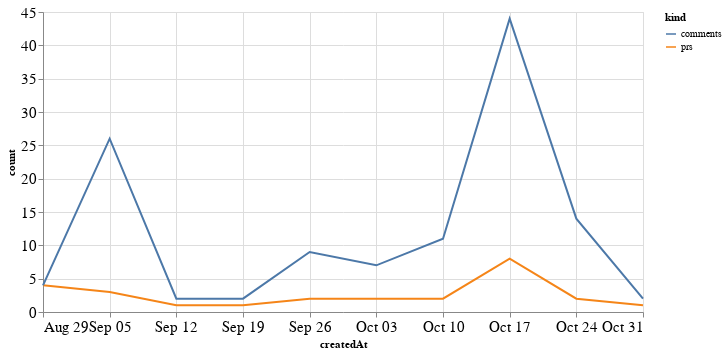

Notebook cell for this chart:
### Code cell
alt.Chart(total_time, width=600).mark_line().encode(
    x='createdAt',
    y='count',
    color='kind'
)

### Figure 1 — Vega-Lite specification as saved in the notebook (floating-point values rounded to 4 significant figures)
{"config": {"axisLeft": {"labelFontSize": 15}, "axisBottom": {"labelFontSize": 15}}, "data": {"name": "data-3cce406098e544d9b9addfd99ffef74b"}, "mark": "line", "encoding": {"color": {"type": "nominal", "field": "kind"}, "x": {"type": "temporal", "field": "createdAt"}, "y": {"type": "quantitative", "field": "count"}}, "width": 600, "$schema": "https://vega.github.io/schema/vega-lite/v4.8.1.json", "datasets": {"data-3cce406098e544d9b9addfd99ffef74b": [{"createdAt": "2021-08-29T00:00:00", "kind": "prs", "count": 4}, {"createdAt": "2021-09-05T00:00:00", "kind": "prs", "count": 3}, {"createdAt": "2021-09-12T00:00:00", "kind": "prs", "count": 1}, {"createdAt": "2021-09-19T00:00:00", "kind": "prs", "count": 1}, {"createdAt": "2021-09-26T00:00:00", "kind": "prs", "count": 2}, {"createdAt": "2021-10-03T00:00:00", "kind": "prs", "count": 2}, {"createdAt": "2021-10-10T00:00:00", "kind": "prs", "count": 2}, {"createdAt": "2021-10-17T00:00:00", "kind": "prs", "count": 8}, {"createdAt": "2021-10-24T00:00:00", "kind": "prs", "count": 2}, {"createdAt": "2021-10-31T00:00:00", "kind": "prs", "count": 1}, {"createdAt": "2021-08-29T00:00:00", "kind": "comments", "count": 4}, {"createdAt": "2021-09-05T00:00:00", "kind": "comments", "count": 26}, {"createdAt": "2021-09-12T00:00:00", "kind": "comments", "count": 2}, {"createdAt": "2021-09-19T00:00:00", "kind": "comments", "count": 2}, {"createdAt": "2021-09-26T00:00:00", "kind": "comments", "count": 9}, {"createdAt": "2021-10-03T00:00:00", "kind": "comments", "count": 7}, {"createdAt": "2021-10-10T00:00:00", "kind": "comments", "count": 11}, {"createdAt": "2021-10-17T00:00:00", "kind": "comments", "count": 44}, {"createdAt": "2021-10-24T00:00:00", "kind": "comments", "count": 14}, {"createdAt": "2021-10-31T00:00:00", "kind": "comments", "count": 2}]}}
